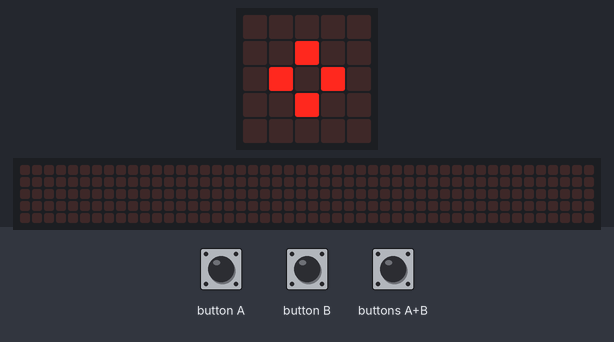
This program was run on a simulated BBC micro:bit running MicroPython. On the bench: the board's 5×5 LED display, a strip that is not on the board, showing the scrolling text unrolled. The test bench sets the inputs (shaded band). Random numbers come from a fixed seed; the 48×5 strip is a reading aid, not a part: it shows the text the display is scrolling, unrolled, one strip-width of it at a time.

Above: at 1.25 s.
1.3 s: buttons A+B pressed for 0.15 s
At 3.08 s:
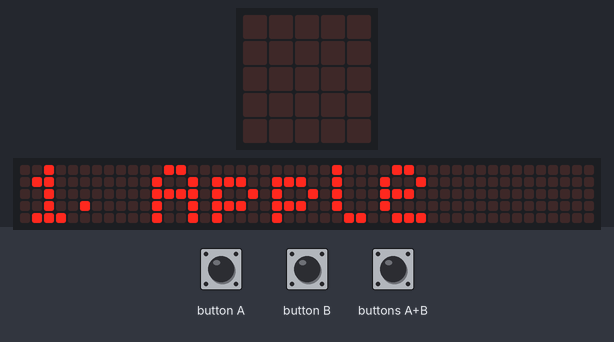
4.9 s: button B pressed for 0.15 s
5.6 s: button A pressed for 0.15 s
At 8.93 s:
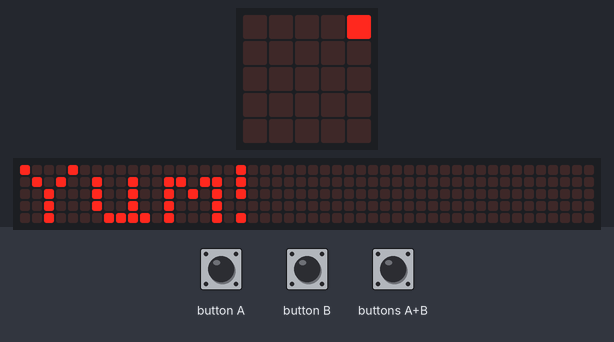
12.3 s: button B pressed for 1 s
At 13.83 s:
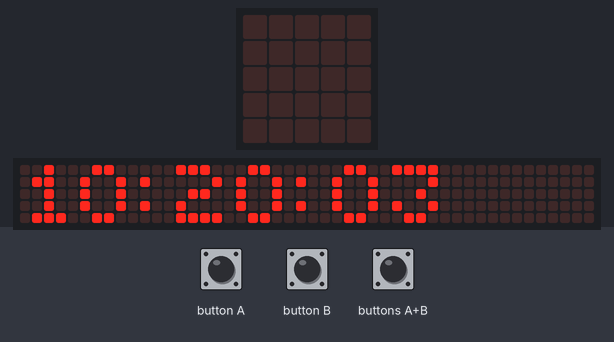

The program:

holo-band.py
```python
import microbit as mb
import music

class Stepper():
    #steps = 0
    #make steps 4999 for testing
    steps = 4999
    shakes_since_last_check = 0
    calories_allowance_idle = 1500
    calories_burnt = 0
    calories_consumed = 0
    calories_allowed = 0
    all_meals = []
    stay_in_menu = True
    sleepInterval = 100
    #milliseconds = 0
    #make milliseconds 37200000 (time=10:20:00) for testing
    milliseconds = 37200000
    seconds = 0
    minutes = 0
    hours = 0
    secondsText = ''
    minutesText = ''
    hoursText = ''
    showAnimMain = True

    def __init__(self):
        self.all_meals.append({'name': 'Apple', 'KCal': 30})
        self.all_meals.append({'name': 'Banana', 'KCal': 50})
        self.all_meals.append({'name': 'Slice of Pizza', 'KCal': 70})
        self.all_meals.append({'name': 'Health wrap', 'KCal': 130})
        self.all_meals.append({'name': 'Chicken Salad', 'KCal': 170})
        self.all_meals.append({'name': 'Burger', 'KCal': 580})
        self.all_meals.append({'name': 'Chocolate', 'KCal': 800})
        return

    def updateValues(self):
        #10,000 steps per day to burn 500 calories
        #for every 20 steps = 1 calorie burnt
        self.calories_burnt = int(self.steps * (1 / 20))
        #calculate how many calories are allowed now
        self.calories_allowed = self.calories_allowance_idle + self.calories_burnt
        return

    def checkAllowedMeals(self):
        #update values used in the calculations
        self.updateValues()
        #clear the allowed list
        self.allowed_meals = []
        #loop through all meals
        for meal in self.all_meals:
            #check what can be consumed does not go over the calory limit
            if (meal['KCal'] <= (self.calories_allowed - self.calories_consumed)):
                self.allowed_meals.append(meal)
        return

    def nom(self, index, meal):
        while True:
            mb.display.scroll(str(index+1) + '. ' + meal['name'])
            #mb.display.scroll('A: next, B: exit, A+B: eat')
            if mb.button_a.was_pressed() and mb.button_b.was_pressed():
                #eat the food!
                self.calories_consumed += meal['KCal']
                mb.display.scroll('Yum!')
                mb.display.show(mb.Image.PACMAN)
                self.snooze(self.sleepInterval * 5)
                #jump out the menu
                self.stay_in_menu = False
                break
            elif mb.button_a.was_pressed():
                break
            elif mb.button_b.was_pressed():
                self.stay_in_menu = False
                break
            self.snooze(self.sleepInterval)
        return

    def animMain(self, animLength):
        dotImage = mb.Image("00000:"
                            "00000:"
                            "00900:"
                            "00000:"
                            "00000")
        animLength = min(5, max(animLength, 1))
        mb.display.show(mb.Image.HAPPY)
        self.snooze(self.sleepInterval * 5)
        mb.display.show(mb.Image.HEART)
        self.snooze(self.sleepInterval * 5)
        for i in range(1,animLength):
            mb.display.show(mb.Image.DIAMOND)
            self.snooze(self.sleepInterval)
            mb.display.show(mb.Image.SQUARE)
            self.snooze(self.sleepInterval)
            mb.display.show(mb.Image.DIAMOND_SMALL)
            self.snooze(self.sleepInterval)
            mb.display.show(mb.Image.SQUARE_SMALL)
            self.snooze(self.sleepInterval)
            mb.display.show(dotImage)
            self.snooze(self.sleepInterval)
        mb.display.clear()
        return

    def animGoal(self, animLength):
        animLength = min(20, max(animLength, 1))
        for i in range(1,animLength):
            mb.display.show(mb.Image.HAPPY)
            self.snooze(self.sleepInterval * 5)
            mb.display.show(mb.Image.TARGET)
            self.snooze(self.sleepInterval * 5)
            mb.display.show(mb.Image.YES)
            self.snooze(self.sleepInterval * 5)
        mb.display.clear()
        return

    def checkGoals(self):
        #check for big victory every 5000 steps
        if (self.steps % 5000 == 0):
            music.play(music.PYTHON,wait=False)
            self.animGoal(9)
        elif (self.steps % 1000 == 0):
            #small victory for every 1000 steps
            mb.display.scroll(str(self.steps) + ' steps!')
            music.play(music.ENTERTAINER,wait=False)
            self.animGoal(9)

    def increaseTimeElapsed(self, tick):
        self.milliseconds += tick

    def snooze(self,timeToSnooze):
        mb.sleep(timeToSnooze)
        self.increaseTimeElapsed(timeToSnooze)

    def main(self):
        while True:

            if (self.showAnimMain == True):
                self.animMain(10)
                self.showAnimMain = False

            if mb.accelerometer.was_gesture('shake'):
                self.steps += 1
                self.checkGoals()

            if mb.button_a.was_pressed() and mb.button_b.was_pressed():
                #check what meals are allowed
                self.checkAllowedMeals()
                for index, meal in enumerate(self.allowed_meals):
                    if (self.stay_in_menu == True):
                        #show mini menu for single meal
                        self.nom(index, meal)
                    else:
                        self.stay_in_menu = True
                        #jump out entirely
                        break
                self.showAnimMain = True

            if mb.button_a.is_pressed():
                #update values used in the calculations
                #self.updateValues()
                mb.display.scroll('KCal: ' + str(self.calories_consumed) + '/' + str(self.calories_allowed))
                mb.display.scroll('Steps: ' + str(self.steps))
                self.showAnimMain = True

            if mb.button_b.is_pressed():
                #show a clock face for 50ms and then the "time"
                mb.display.show(mb.Image.ALL_CLOCKS,(self.sleepInterval//2),wait=True, loop=False, clear=True)
                self.increaseTimeElapsed(self.sleepInterval//2)
                self.seconds = self.milliseconds // 1000
                self.minutes = ((self.seconds % 3600) // 60)
                self.minutesText = ('0' if self.minutes < 10 else '') + str(self.minutes)
                self.hours = (self.seconds // 3600)
                self.hoursText = ('0' if self.hours < 10 else '') + str(self.hours)
                self.seconds = (self.seconds - (self.hours * 3600) - (self.minutes * 60))
                self.secondsText = ('0' if self.seconds < 10 else '') + str(self.seconds)
                mb.display.scroll(self.hoursText + ':' + self.minutesText + ':' + self.secondsText)
                self.showAnimMain = True
            self.snooze(self.sleepInterval)

if __name__=='__main__':
    app = Stepper()
    app.main()
```

music.py
```python
import microbit
import music
import random

#letters = ["A", "B", "C", "D", "E", "F", "G", "H"]
letters = ["B", "C", "D", "E"]
#numbers = ["0", "1", "2", "3", "4", "5", "6", "7", "8"]
numbersLow = ["0", "1", "2"]
numbersHigh = ["3", "4", "5"]

def main():
    dots = [ [0]*5, [0]*5, [0]*5, [0]*5, [0]*5 ]
    while True:
        dots[random.randrange(5)][random.randrange(5)] = 8
        for i in range(5):
            for j in range(5):
                microbit.display.set_pixel(i, j, dots[i][j])
                dots[i][j] = max(dots[i][j] - 1, 0)
        #microbit.sleep(10)
        note = str(random.choice(letters)) + str(random.choice(numbersHigh)) + ":" + str(random.choice(numbersLow))
        music.play(note)

if __name__ == "__main__":
    main()
```
